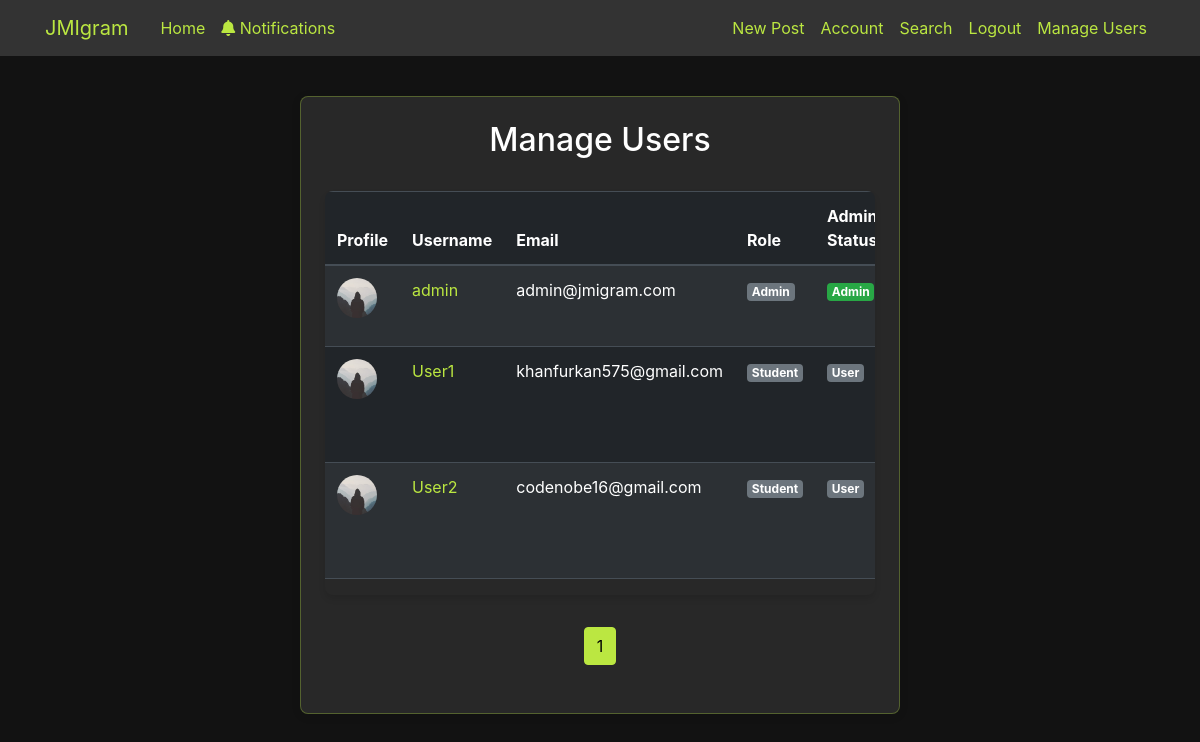
The app's page /admin/users (signed in) with its own data.
### flaskblog/models.py (models this page shows, shortened)
class User(db.Model, UserMixin):
    id = db.Column(db.Integer, primary_key=True)
    username = db.Column(db.String(20), unique=True, nullable=False)
    email = db.Column(db.String(120), unique=True, nullable=False)
    image_file = db.Column(db.String(20), nullable=False, default='default.jpg')
    password = db.Column(db.String(60), nullable=False)
    is_admin = db.Column(db.Boolean, default=False)
    role = db.Column(db.String(30), default="Student")
    email_verified = db.Column(db.Boolean, default=False)
    verification_token = db.Column(db.String(100), nullable=True)
    token_created_at = db.Column(db.DateTime, nullable=True)
    posts = db.relationship('Post', backref='author', lazy=True)
    likes = db.relationship('Like', backref='user', lazy=True, cascade='all, delete-orphan')
    comments = db.relationship('Comment', backref='author', lazy=True, cascade='all, delete-orphan')

### flaskblog/routes.py (the view)
@app.route("/admin/users", methods=['GET'])
@login_required
def admin_users():
    if not current_user.is_admin:
        abort(403)
    page = request.args.get('page', 1, type=int)
    users = User.query.paginate(page=page, per_page=10)
    return render_template('admin_users.html', title='Manage Users', users=users)

### flaskblog/models.py (called while the page is built)
@login_manager.user_loader
def load_user(user_id):
    return User.query.get(int(user_id))

### flaskblog/routes.py (called while the page is built)
@app.before_request
def check_email_verification():
    if (current_user.is_authenticated and
        not current_user.email_verified and
        request.endpoint not in ['verify_email', 'resend_verification', 'logout', 'static', 'verify_email_prompt']):
        flash('Please verify your email address to access this feature.', 'warning')
        return redirect(url_for('verify_email_prompt'))

### flaskblog/templates/admin_users.html (shortened to what this page needs)
{% extends "layout.html" %}
{% block content %}
<div class="main-content-wrapper">
  <div class="content-section">
    <h2 style="color: white; text-align: center; margin-bottom: 2rem;">Manage Users</h2>
    {% if users.items %}
      <div class="table-responsive">
        <table class="table table-dark table-striped">
          <thead>
            <tr>
              <th>Profile</th>
              <th>Username</th>
              <th>Email</th>
              <th>Role</th>
              <th>Admin Status</th>
            </tr>
          </thead>
          <tbody>
            {% for user in users.items %}
              <tr>
                <td>
                  <img src="{{ url_for('static', filename='profile_pic/' + user.image_file) }}"
                       class="rounded-circle"
                       style="width: 40px; height: 40px; object-fit: cover;">
                </td>
                <td style="color: #bbe741;">{{ user.username }}</td>
                <td style="color: white;">{{ user.email }}</td>
                <td>
                  <span class="badge badge-{% if user.role == 'Police' %}danger{% elif user.role == 'Reviewer' %}warning{% else %}secondary{% endif %}">
                    {{ user.role }}
                  </span>
                </td>
                <td>
                  {% if user.is_admin %}
                    <span class="badge badge-success">Admin</span>
                  {% else %}
                    <span class="badge badge-secondary">User</span>
                  {% endif %}
                </td>
              </tr>
            {% endfor %}
          </tbody>
        </table>
      </div>
      <div class="pagination-center">
        {% for page_num in users.iter_pages(left_edge=1, right_edge=1, left_current=1, right_current=2) %}
          {% if page_num %}
            {% if users.page == page_num %}
              <a class="btn btn-info mb-4" href="{{ url_for('admin_users', page=page_num) }}"
                 style="background-color: #bbe741 !important; border-color: #bbe741 !important; color: #000 !important;">
                {{ page_num }}
              </a>
            {% else %}
              <a class="btn btn-outline-info mb-4" href="{{ url_for('admin_users', page=page_num) }}"
                 style="border-color: #bbe741 !important; color: #bbe741 !important;">
                {{ page_num }}
              </a>
            {% endif %}
          {% else %}
            <span style="color: #bbe741;">...</span>
          {% endif %}
        {% endfor %}
      </div>
    {% else %}
      <div class="text-center">
        <i class="fas fa-users fa-3x mb-3" style="color: #ccc;"></i>
        <h4 style="color: #ccc;">No Users Found</h4>
        <p style="color: #999;">There are no users to manage at the moment.</p>
      </div>
    {% endif %}
  </div>
</div>
<link rel="stylesheet" href="https://cdnjs.cloudflare.com/ajax/libs/font-awesome/6.0.0/css/all.min.css">
{% endblock content %}

### flaskblog/templates/layout.html (shortened to what this page needs)
<!DOCTYPE html>
<html lang="en">
  <head>
    <link
      href="https://cdn.jsdelivr.net/npm/bootstrap@5.3.7/dist/css/bootstrap.min.css"
      rel="stylesheet"
    />
    <link
      href="https://cdn.jsdelivr.net/npm/bootstrap@4.6.0/dist/css/bootstrap.min.css"
      rel="stylesheet"
    />
    <link rel="stylesheet" href="{{ url_for('static', filename='main.css') }}" />
    <link rel="stylesheet" href="{{ url_for('static', filename='main1.css') }}" />
  </head>
  <body style="background-color: #121212">
    <header class="site-header">
      <nav
        class="navbar navbar-expand-md navbar-dark bg-steel fixed-top"
        style="color: #333"
      >
        <div class="container">
          <a class="navbar-brand mr-4" href="/" style="color: #bbe741">JMIgram</a>
          <div class="collapse navbar-collapse" id="navbarToggle">
            <div class="navbar-nav mr-auto">
              <a class="nav-item nav-link" href="{{url_for('home')}}">Home</a>
              {% if current_user.is_authenticated %}
                <a class="nav-item nav-link position-relative" href="{{ url_for('notifications') }}">
                  <i class="fas fa-bell"></i> Notifications
                </a>
              {% endif %}
            </div>
            <div class="navbar-nav">
              {% if current_user.is_authenticated %}
                <a class="nav-item nav-link" href="{{url_for('new_post')}}">New Post</a>
                <a class="nav-item nav-link" href="{{url_for('account')}}">Account</a>
                <a class="nav-item nav-link" href="{{url_for('search')}}">Search</a>
                <a class="nav-item nav-link" href="{{url_for('logout')}}">Logout</a>
              {% else %}
                <a class="nav-item nav-link" href="{{url_for('login')}}">Login</a>
                <a class="nav-item nav-link" href="{{url_for('register')}}">Register</a>
              {% endif %}
              {% if current_user.is_authenticated and current_user.is_admin %}
                <a class="nav-item nav-link" href="{{ url_for('admin_users') }}">Manage Users</a>
              {% endif %}
            </div>
          </div>
        </div>
      </nav>
    </header>
    <main role="main" class="container-fluid">
      <div class="row justify-content-center">
        <div class="col-12">
          {% block content %}{% endblock %}
        </div>
      </div>
    </main>
    <link rel="stylesheet" href="https://cdnjs.cloudflare.com/ajax/libs/font-awesome/6.0.0/css/all.min.css">
  </body>
</html>

### flaskblog/static/main.css (style rules this page uses)
body { background: #fafafa; color: #333333; margin-top: 5rem; }
h1, h2, h3, h4, h5, h6 { color: #444444; }
.bg-steel { background-color: #8b8b8b; }
.site-header .navbar-nav .nav-link { color: #cbd5db; }
.content-section { background: #282828 !important; padding: 10px 20px; border: 1px solid #bbe741; border-radius: 3px; margin-bottom: 20px; }
.bg-steel { background: #333; }
.main-content-wrapper { max-width: 600px; margin: 0 auto; padding: 20px; width: 100%; }
.pagination-center { display: flex; justify-content: center; align-items: center; margin-top: 30px; gap: 10px; }
.pagination-center .btn { margin: 0 2px; }
@media (max-width: 1200px) { .main-content-wrapper { max-width: 700px; padding: 15px; } }
.content-section { margin-bottom: 30px; box-shadow: 0 2px 10px rgba(0, 0, 0, 0.1); }

### flaskblog/static/main1.css (style rules this page uses)
.content-section { border-radius: 10px; background-color: #282828; }
.nav-link { color: #bbe741 !important; }
.btn-info { background-color: #bbe741 !important; border-color: #bbe741 !important; }

### flaskblog/templates/layout.html (style rules this page uses)
label, .form-control, .form-check-label, .form-check-input, .btn, small, a { color: white; }
.main-content-wrapper { display: flex; flex-direction: column; align-items: center; width: 100%; padding: 1rem 0; }
.content-section { width: 100%; max-width: 600px; margin: 0 auto 2rem auto !important; padding: 1.5rem; background-color: rgba(30, 30, 30, 0.5); border-radius: 8px; border: 1px solid rgba(187, 231, 65, 0.3); }
.main-content-wrapper > * { margin-bottom: 1.5rem; }
.main-content-wrapper > *:last-child { margin-bottom: 0; }
.pagination-center { text-align: center; width: 100%; max-width: 600px; margin-top: 2rem; }
.navbar-nav .nav-link { color: #bbe741 !important; }
.table-responsive { border-radius: 8px; box-shadow: 0 4px 6px rgba(0, 0, 0, 0.1); }

### records on screen
User: image_file (placeholder picture), username "admin", email "admin@jmigram.com", role "Admin", is_admin "Admin"
User: image_file (placeholder picture), username "User1", email "khanfurkan575@gmail.com", role "Student", is_admin "User"
User: image_file (placeholder picture), username "User2", email "codenobe16@gmail.com", role "Student", is_admin "User"

### other values on screen
{{ page_num }} "1"
